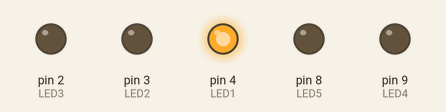
The sketch below on a simulated Arduino Uno, built with avr-gcc and run on an emulated ATmega328P. On the bench: output pins drawn as LEDs (lit = HIGH).

Above: at 0.2 s.
At 1.2 s:
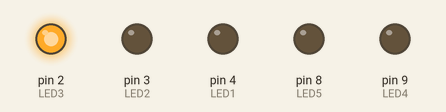
At 1.7 s:
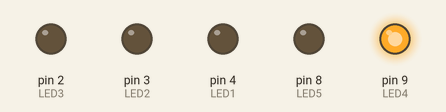
At 3.2 s:
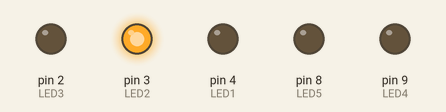
At 4.7 s:
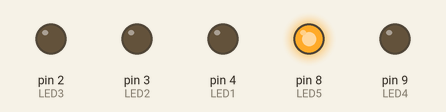
Timing chart, 0 to 5.8 s (numbered marks = the images above):
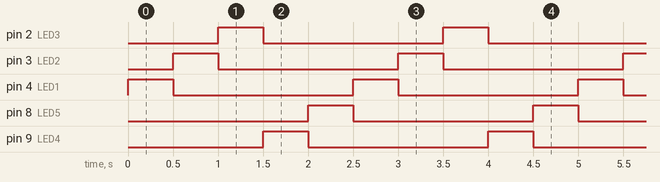

Measured:
- by itself, pin 2 (LED3), pin 3 (LED2), pin 4 (LED1), pin 8 (LED5), pin 9 (LED4): alternates HIGH for 0.50 s and LOW for 2.0 s
- by itself, everything shown: repeats every 2.5 s, in 6 steps

The sketch:

LED_Test.ino
```cpp
#define LED1 4
#define LED2 3
#define LED3 2
#define LED4 9
#define LED5 8

void setup() {
  pinMode(LED1, OUTPUT);
  pinMode(LED2, OUTPUT);
  pinMode(LED3, OUTPUT);
  pinMode(LED4, OUTPUT);
  pinMode(LED5, OUTPUT);

}

void loop() {
  digitalWrite(LED1, HIGH);
  delay(500);
  digitalWrite(LED1, LOW);
  digitalWrite(LED2, HIGH);
  delay(500);
  digitalWrite(LED2, LOW);
  digitalWrite(LED3, HIGH);
  delay(500);
  digitalWrite(LED3, LOW);
  digitalWrite(LED4, HIGH);
  delay(500);
  digitalWrite(LED4, LOW);
  digitalWrite(LED5, HIGH);
  delay(500);
  digitalWrite(LED5, LOW);

}
```
